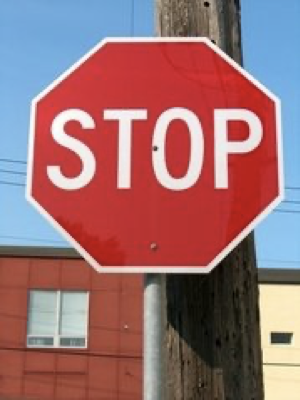
#> input picture data/Dataset-SIFT/Stop/pass1.png, 300 x 400 px
$ jupyter execute --allow-errors sift.ipynb
#> lines starting #> are read from the running program, lines starting #| are printed output that depends on the picture
[cell 1]
import numpy as np
import cv2 as cv
import matplotlib.pyplot as plt

def draw_sift_matches(image, template):
    img1 = template
    img2 = image
    # Initiate SIFT detector
    sift = cv.SIFT_create()
    # find the keypoints and descriptors with SIFT
    kp1, des1 = sift.detectAndCompute(img1,None)
    kp2, des2 = sift.detectAndCompute(img2,None)
    # BFMatcher with default params
    bf = cv.BFMatcher()
    matches = bf.knnMatch(des1,des2,k=2)
    # Apply ratio test
    good = []
    for m,n in matches:
        if m.distance < 0.75*n.distance:
            good.append([m])
    # cv.drawMatchesKnn expects list of lists as matches.
    img3 = cv.drawMatchesKnn(img1,kp1,img2,kp2,good,None,flags=cv.DrawMatchesFlags_NOT_DRAW_SINGLE_POINTS)
    plt.imshow(img3),plt.show()

[cell 2]
stop_images_pass_cases = []
stop_images_pass_cases.append(cv.imread('../data/Dataset-SIFT/Stop/pass1.png', 0))
stop_images_pass_cases.append(cv.imread('../data/Dataset-SIFT/Stop/pass2.png', 0))
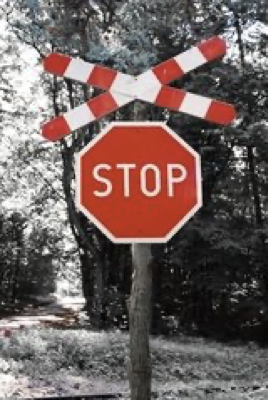
#> input picture data/Dataset-SIFT/Stop/pass2.png, 268 x 400 px
stop_images_pass_cases.append(cv.imread('../data/Dataset-SIFT/Stop/pass3.png', 0))
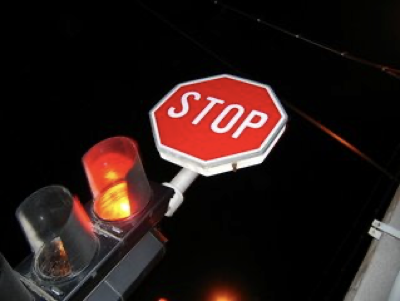
#> input picture data/Dataset-SIFT/Stop/pass3.png, 400 x 301 px
stop_images_pass_cases.append(cv.imread('../data/Dataset-SIFT/Stop/pass4.png', 0))
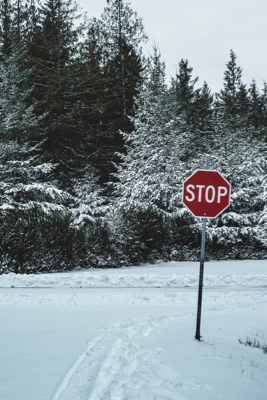
#> input picture data/Dataset-SIFT/Stop/pass4.png, 267 x 400 px
stop_images_pass_cases.append(cv.imread('../data/Dataset-SIFT/Stop/pass5.png', 0))
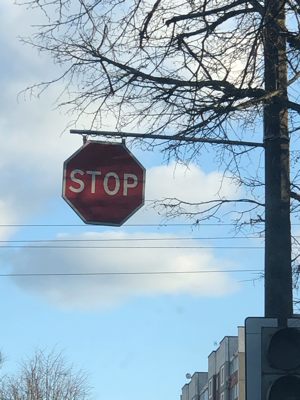
#> input picture data/Dataset-SIFT/Stop/pass5.png, 300 x 400 px
stop_images_pass_cases.append(cv.imread('../data/Dataset-SIFT/Stop/pass6.png', 0))
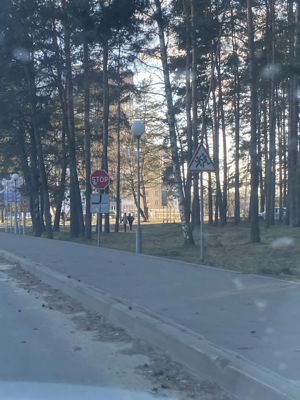
#> input picture data/Dataset-SIFT/Stop/pass6.png, 300 x 400 px

stop_image_fail_cases = []
stop_image_fail_cases.append(cv.imread('../data/Dataset-SIFT/Stop/fail1.png', 0))
stop_image_fail_cases.append(cv.imread('../data/Dataset-SIFT/Stop/fail2.png', 0))
stop_image_fail_cases.append(cv.imread('../data/Dataset-SIFT/Stop/fail3.png', 0))
stop_image_fail_cases.append(cv.imread('../data/Dataset-SIFT/Stop/fail4.png', 0))

stop_image_template = cv.imread('../data/Dataset-SIFT/Stop/template.png', 0)

print("PASS CASES")
#> (the rest of this cell did not finish here and is left out)
